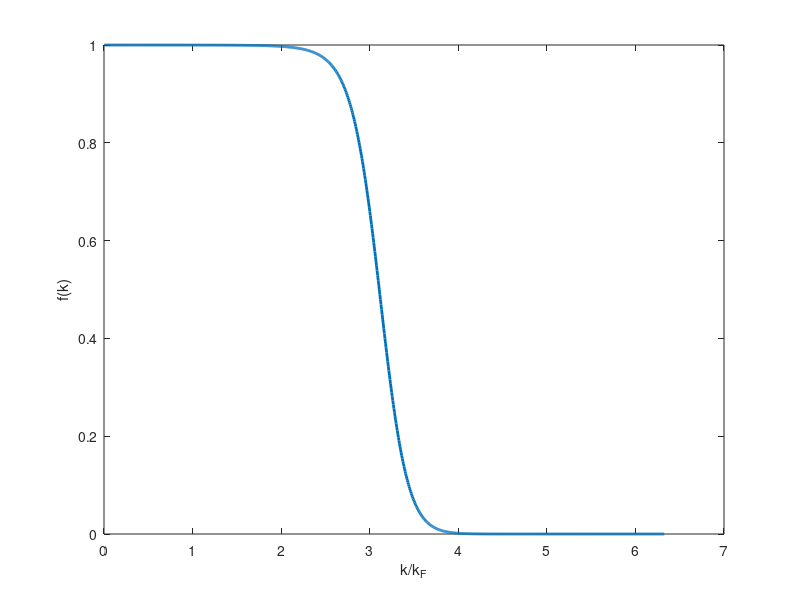

This chart was generated by the following MATLAB code: (Note: this script raises an error after producing the figure.)
addpath('../Library');
z=16; %V=r^z;
E_F=10;
V=@(r,z) r.^2.*(r>-1);
T_mu=0.1;

%%
NK=1000;
k=linspace(0,sqrt(E_F)*2,NK);
r=linspace(0,2,100000);
EF_local=max(E_F-V(r,z),0);
EF_local(r>1)=0;
kF_local=sqrt(EF_local);
n_local=EF_local.^(3/2);
fk_local=@(k,kF,t) 1./(exp((1/t)*(k.^2./kF.^2-1))+1);
t=0.1;
fk=k*0;
for i=1:NK
    fk(i)=trapz(r,fk_local(k(i),kF_local,t));
    %fk(i)=trapz(r,2*pi*r.*fk_local(k(i),kF_local));
end

%fk=fk/max(fk);
fk=fk;

%%
plot(r,n_local,'linewidth',2);
xlim([0,2]);
xlabel('z');ylabel('n(r)')
ylim([0,max(n_local*1.05)])
%%
plot(k,fk,'linewidth',2)
xlabel('k/k_F');
ylabel('f(k)')

%% fit the simulated data with fermi dirac distribution
[xData, yData] = prepareCurveData( k, fk );

% Set up fittype and options.
ft = fittype( '1/(exp((1/t)*(x^2./kF.^2-1))+1)', 'independent', 'x', 'dependent', 'y' );
opts = fitoptions( 'Method', 'NonlinearLeastSquares' );
opts.Display = 'Off';
opts.StartPoint = [0.913375856139019 0.63235924622541];

% Fit model to data.
[fitresult, gof] = fit( xData, yData, ft, opts );

mu=fitresult.kF^2
TTilde=fitresult.t
ci=confint(fitresult);
TTildeErr=(ci(2,2)-ci(1,2))/2
muErr=(ci(2,1).^2-ci(2,2).^2)/2
%% plot the simulated data with fitting
% Plot fit with data.
figure( 'Name', 'Fermi-Dirac fitting' );
h = plot( fitresult, xData, yData );
legend( h, 'fk vs. k', ['Fermi-Dirac fitting, ','T=',num2str(TTilde)], 'Location', 'NorthEast' );
% Label axes
xlabel k
ylabel fk
